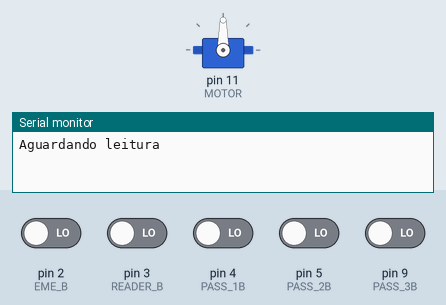
Recording of a sketch running on a simulated Arduino Uno, built with avr-gcc and run on an emulated ATmega328P. On the bench: servo, the last lines printed to the serial monitor. The test bench sets the inputs (shaded band); at power-on: pin 2 (EME_B), pin 3 (READER_B), pin 4 (PASS_1B), pin 5 (PASS_2B), pin 9 (PASS_3B) LOW. Random numbers use the default seed unless the sketch sets one.

Above: at 0.8 s.
0.9 s: pin 2 (EME_B) driven HIGH
At 3.4 s:
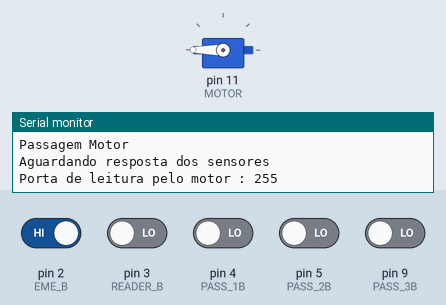
4.3 s: pin 3 (READER_B) driven HIGH
7.3 s: pin 4 (PASS_1B) driven HIGH
10.3 s: pin 9 (PASS_3B) driven HIGH
13.2 s: pin 2 (EME_B) driven LOW
14.7 s: pin 2 (EME_B) driven HIGH and pin 4 (PASS_1B) driven LOW
At 19.5 s:
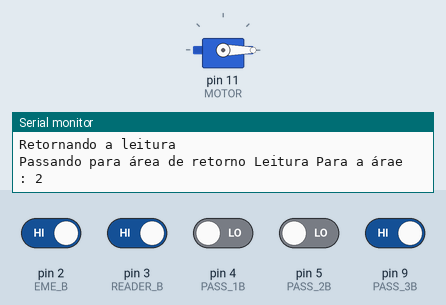
Timing chart, 0 to 19.8 s (numbered marks = the images above; inputs shaded):
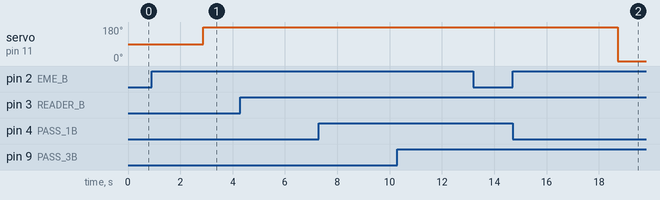

Measured:
- after the input at 0.9 s, servo on pin 11 (MOTOR): 90° → 180° after 2.0 s
- after the input at 14.7 s, servo on pin 11 (MOTOR): 180° → 0° after 4.0 s

The sketch:

distribution_center_control.ino
```cpp
#include "definitions.h"
#include "interrupt_case.h"
#include "reader.h"
#include "lazer_sensor.h"
#include "distribution.h"
#include "motor.h"

void setup()
{
    randomSeed(analogRead(A0)); // Criar números realmente aleatórios

    Serial.begin(115200);
    stat_variables();
    if (MutexContext == NULL)
    {
        Serial.print("Erro ao criar o Mutex \n");
    }

    xTaskCreate(
        leitor_area, // Função
        "Leitor",    // Nome
        150,         // Empilhamento -- Armazenamento de memória
        NULL,        // Parametros
        1,           // Prioridade
        &ReaderHandler);
   xTaskCreate(
        change_position, // Função
        "Motor",      // Nome
        100,             // Empilhamento -- Armazenamento de memória
        NULL,            // Parametros
        1,               // Prioridade
        &MotorHandler);


      xTaskCreate(
        check_sistem_s1, // Função
        "Passagem 1",     // Nome
        80,            // Empilhamento -- Armazenamento de memória
        NULL,           // Parametros
        1,              // Prioridade
        &LazerSensor1);
      xTaskCreate(
        check_sistem_s2, // Função
        "Passagem 2",     // Nome
        80,            // Empilhamento -- Armazenamento de memória
        NULL,           // Parametros
        1,              // Prioridade
        &LazerSensor2);
       xTaskCreate(
        check_sistem_s3, // Função
        "Passagem 1",     // Nome
        80,            // Empilhamento -- Armazenamento de memória
        NULL,           // Parametros
        1,              // Prioridade
        &LazerSensor3);

      xTaskCreate(
        check_table, // Função
        "Mesas",    // Nome
        100,         // Empilhamento -- Armazenamento de memória
        NULL,           // Parametros
        1,           // Prioridade
        &MoveHandler);


       xTaskCreate(
        start_interrupt, // Função
        "Mesa 1",        // Nome
        100,             // Empilhamento -- Armazenamento de memória
        NULL,               // Parametros
        1,               // Prioridade
        &InteruptHandler);

/*


    // Ajustar a task da mesa para que ela rode sem problemas


*/
/*
    xTaskCreate(
        print_data, // Função
        "Logger",    // Nome
        80,         // Empilhamento -- Armazenamento de memória
        NULL,        // Parametros
        0,           // Prioridade
        NULL);
*/
    // Criar interupção
    vTaskStartScheduler();
}

void loop()
{
}
```

definitions.h
```cpp
// Biblioteca para variaveis de ambientes e funções globais
#include "Arduino_FreeRTOS.h"
#include "semphr.h"
#include "queue.h"
#include "task.h"

#define SIZE 2
#define MAX_VALUE 3

// Leituras do sistema

#define READER_B 3 // Sensor de leitura do local
#define PASS_1B 4  // Sensor lazer 1
#define PASS_2B 5  // Sensor lazer 2
#define PASS_3B 9  // Sensor lazer 3
#define EME_B 2    // Butão de emergência

#define L_READER 8 // Led do leitor de local
#define L1_PASS 7  // Led do lazer 1
#define L2_PASS 6  // Led do lazer 2
#define L3_PASS 10 // Led do Lazer 3
#define L_EME 13   // Led da emergência
#define MOTOR 11   // Motor
#define RELEASE 12 // Libera o sistema

#define T_READER 1000 / portTICK_PERIOD_MS // delay

SemaphoreHandle_t MutexContext = xSemaphoreCreateMutex();

TaskHandle_t ReaderHandler = NULL;   // Tarefa do leitor de QrCode
TaskHandle_t MotorHandler = NULL;    // Tarefa para giro do motor
TaskHandle_t MoveHandler = NULL;     // Tarefa de troca das caixas
TaskHandle_t InteruptHandler = NULL; // Tarefa de Interrupção

TaskHandle_t LazerSensor1 = NULL; // Task do sensor lase 1
TaskHandle_t LazerSensor2 = NULL; // Task do sensor lase 2
TaskHandle_t LazerSensor3 = NULL; // Task do sensor lase 3

static volatile uint8_t placer; // Número que define o destino da caixa (A,B ou C)
static volatile bool pass;      // Objeto alcançou o final do ciclo
static volatile bool eme_state; // Estado da emergência
static volatile uint8_t mesa_1; // Contador do número de objetos da mesa 1
static volatile uint8_t mesa_2; // Contador do número de objetos da mesa 2

// Define o valor lido no objeto a ser transportado
void stat_variables()
{
    mesa_1 = 0;
    mesa_2 = 0;
    placer = -1;
    pass = false;
    eme_state = false;
}

// Aidiciona um objeto a mesa 1
void add_mesa1()
{
    xSemaphoreTake(MutexContext, portMAX_DELAY);
    mesa_1++;
    xSemaphoreGive(MutexContext);
}
// Pega o número de objetos na mesa 1
uint8_t get_mesa1()
{
    uint8_t base;
    xSemaphoreTake(MutexContext, portMAX_DELAY);
    base = mesa_1;
    xSemaphoreGive(MutexContext);
    return base;
}

// Reseta os valores da mesa de transporte 1
void reset_mesa_1()
{
    xSemaphoreTake(MutexContext, portMAX_DELAY);
    mesa_1 = 0;
    xSemaphoreGive(MutexContext);
}

// Adiciona um objeto a mesa 2
void add_mesa2()
{
    xSemaphoreTake(MutexContext, portMAX_DELAY);
    mesa_2++;
    xSemaphoreGive(MutexContext);
}

// Pega o número de objetos da mesa 2
uint8_t get_mesa2()
{
    uint8_t base;
    xSemaphoreTake(MutexContext, portMAX_DELAY);
    base = mesa_2;
    xSemaphoreGive(MutexContext);
    return base;
}
// Reseta o valor da mesa 2
void reset_mesa_2()
{
    xSemaphoreTake(MutexContext, portMAX_DELAY);
    mesa_2 = 0;
    xSemaphoreGive(MutexContext);
}

// Define o valor do caminho no qual o objeto ira seguir
void set_value(uint8_t pointer)
{
    xSemaphoreTake(MutexContext, portMAX_DELAY);
    placer = pointer;
    xSemaphoreGive(MutexContext);
}

// Pega o valor do caminho do objeto
uint8_t get_value()
{
    uint8_t base;
    xSemaphoreTake(MutexContext, portMAX_DELAY);
    base = placer;
    xSemaphoreGive(MutexContext);
    return base;
}

// Define se o sistema já foi observado
void set_flagpass(bool flag)
{
    xSemaphoreTake(MutexContext, portMAX_DELAY);
    pass = flag;
    xSemaphoreGive(MutexContext);
}

// Retorna o valor para o sistema já retornado
bool get_flagpass()
{
    boolean flag;
    xSemaphoreTake(MutexContext, portMAX_DELAY);
    flag = pass;
    xSemaphoreGive(MutexContext);
    return flag;
}

// Define o estado da emergÊncia
void set_eme_status(bool state)
{

    xSemaphoreTake(MutexContext, portMAX_DELAY);
    eme_state = state;
    xSemaphoreGive(MutexContext);
}

// Busca o estado da emergencia
bool get_eme_status()
{
    boolean flag;
    xSemaphoreTake(MutexContext, portMAX_DELAY);
    flag = eme_state;
    xSemaphoreGive(MutexContext);
    return flag;
}
```

distribution.h
```cpp
//#include "definitions.h"

TaskHandle_t TableSensor1 = NULL;
TaskHandle_t TableSensor2 = NULL;

void verify_container_1(void *args)
{
    uint8_t base = get_mesa1();
    Serial.print(base);
    Serial.println(" Leu mesa 1");
    if (base == 3)
    {
        Serial.println("Moving Table 1");
        reset_mesa_1();
    }

    vTaskDelete(TableSensor1); // deleta task para evitar overflow
}

void verify_container_2(void *args)
{

    uint8_t base = get_mesa2();
    Serial.print(base);
    Serial.println(" Leu mesa 2");
    if (base == 3)
    {
        Serial.println("Moving Table 2");
        reset_mesa_2();
    }

    vTaskDelete(TableSensor2); // deleta task para evitar overflow
}

void check_table(void *args)
{
    for (;;)
    {

        ulTaskNotifyTake(pdTRUE, portMAX_DELAY);
        // Cria taskas auxiliares
        xTaskCreate(
            verify_container_1, // Função
            "Mesa 1",           // Nome
            80,                 // Empilhamento -- Armazenamento de memória
            NULL,               // Parametros
            1,                  // Prioridade
            &TableSensor1);
        xTaskCreate(
            verify_container_2, // Função
            "Mesa 2",           // Nome
            80,                 // Empilhamento -- Armazenamento de memória
            NULL,               // Parametros
            1,                  // Prioridade
            &TableSensor2);

        Serial.println("Passaram os carregamentos");

        set_value(-1);
        vTaskDelay(1000 / portTICK_PERIOD_MS);
        Serial.println("Liberando leitor");

        digitalWrite(RELEASE, HIGH);
        vTaskDelay(10 / portTICK_PERIOD_MS);
        digitalWrite(RELEASE, LOW);

        xTaskNotifyGive(ReaderHandler);
        vTaskDelay(1000 / portTICK_PERIOD_MS);
    }
}
```

interrupt_case.h
```cpp
// Task para criacao do interrupt
void start_interrupt(void *args)
{

    for (;;)
    {
        if(digitalRead(EME_B)){
          set_eme_status(true);
        }
        if (get_eme_status())
        {
            xSemaphoreTake(MutexContext, portMAX_DELAY);
            for (;;)
            {
                // Cria sinal com o led
                Serial.println("Interupt ativo");
                digitalWrite(L_EME, HIGH);
                vTaskDelay(500 / portTICK_PERIOD_MS);

                digitalWrite(L_EME, LOW);
                vTaskDelay(500 / portTICK_PERIOD_MS);


                if (digitalRead(EME_B))
                {
                    Serial.println("Exiting interrupt");

                    vTaskDelay(1000 / portTICK_PERIOD_MS);
                    break;
                }
            }
            // REtorna ao ponto da mesa de entrada
            Serial.print("Starting motor for reset");
            xSemaphoreGive(MutexContext);
            set_eme_status(false);
            xTaskNotifyGive(MotorHandler);
            vTaskDelay(1000 / portTICK_PERIOD_MS);
            xTaskNotifyGive(MoveHandler);
        }
    }
}
```

lazer_sensor.h
```cpp
void check_sistem_s1(void *args)
{
    uint8_t param;
    for (;;)
    {
        param = get_value();
        if (digitalRead(PASS_1B))
        {
            if (param == 0)
            {
                Serial.print("Adicionado Area 0");
                digitalWrite(L1_PASS, HIGH);
                add_mesa1();
                vTaskDelay(random(500) / portTICK_PERIOD_MS);
                digitalWrite(L1_PASS, LOW);
            }
            else
            {
                // Interupção do sistema
                Serial.println("Interupção causada por erro no leitor 0");
                set_eme_status(true);
            }

            xTaskNotifyGive(MoveHandler);
            vTaskDelay(2000 / portTICK_PERIOD_MS);
        }
        // Serial.print(" Aguardando Leitor 1 ");
        vTaskDelay(1000 / portTICK_PERIOD_MS);
    }
}

void check_sistem_s2(void *args)
{
    uint8_t param;
    for (;;)
    {
        param = get_value();
        if (digitalRead(PASS_2B))
        {
            if (param == 1)
            {
                Serial.print("Adicionado Area 1");
                digitalWrite(L2_PASS, HIGH);
                add_mesa2();
                vTaskDelay(random(500) / portTICK_PERIOD_MS);
                digitalWrite(L2_PASS, LOW);
            }
            else
            {
                // Interupção do sistema

                Serial.println("Interupção causada por erro no leitor 1");
                set_eme_status(true);
            }

            xTaskNotifyGive(MoveHandler);
            vTaskDelay(2000 / portTICK_PERIOD_MS);
        }
        // Serial.print(" Aguardando Leitor 2 ");
        vTaskDelay(1000 / portTICK_PERIOD_MS);
    }
}

void check_sistem_s3(void *args)
{
    uint8_t param;
    for (;;)
    {
        param = get_value();
        if (digitalRead(PASS_3B))
        {
            if (param == 2)
            {
                Serial.print("Passando para área de retorno ");
                digitalWrite(L3_PASS, HIGH);
                vTaskDelay(random(500) / portTICK_PERIOD_MS);
                digitalWrite(L3_PASS, LOW);
            }
            else
            {

                Serial.println("Interupção causada por erro no leitor 2");
                set_eme_status(true);
            }

            xTaskNotifyGive(MoveHandler);
            vTaskDelay(2000 / portTICK_PERIOD_MS);
        }
        // Serial.print(" Aguardando Leitor 3 ");
        vTaskDelay(1000 / portTICK_PERIOD_MS);
    }
}
```

motor.h
```cpp
#ifndef MOTOR_H
#define MOTOR_H

// Bibliotecas
#include <Servo.h>

uint8_t p;

Servo chooseGate;

void change_position(void *args)
{
  chooseGate.attach(MOTOR);
  for (;;)
  {

    ulTaskNotifyTake(pdTRUE, portMAX_DELAY);
    p = get_value();

    if (p == 0)
    {
      chooseGate.write(0);
    }
    else if (p == 1)
    {
      chooseGate.write(90);
    }
    else
    {
      chooseGate.write(180);
    }

    Serial.println("Passagem Motor");
    Serial.println("Aguardando resposta dos sensores");
    Serial.print("Porta de leitura pelo motor : ");
    Serial.println(p);
    vTaskDelay(1000 / portTICK_PERIOD_MS);
  }
}

#endif
```

reader.h
```cpp
#ifndef READER_H
#define READER_H

// Funções
void leitor_area(void *args)
{

    for (;;)
    {
        bool base = get_flagpass();
        if (get_flagpass())
        {
            // Pausa o sistema para caso já tenha realizado uma leitura
            ulTaskNotifyTake(pdTRUE, portMAX_DELAY);
            set_flagpass(false);
            set_value(-1);
            Serial.println("Retornando a leitura");
            continue;
        }
        else if (digitalRead(READER_B))
        {
            // Logica de leitura do sistema
            uint8_t base = random(3);
            set_value(base);

            digitalWrite(L_READER, HIGH);
            vTaskDelay(random(1000) / portTICK_PERIOD_MS); // Criar delay de leitura

            digitalWrite(L_READER, LOW);
            set_flagpass(true);
            Serial.print("Leitura Para a árae : ");
            Serial.println(base);
            xTaskNotifyGive(MotorHandler);
        }
        else
        {
            Serial.println("Aguardando leitura");
        }

        vTaskDelay(1000 / portTICK_PERIOD_MS); // Criar delay de leitura
    }
}

#endif
```
